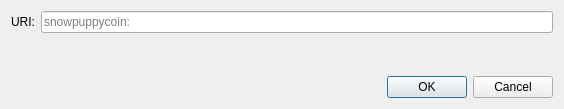
<?xml version="1.0" encoding="UTF-8"?>
<ui version="4.0">
 <class>OpenURIDialog</class>
 <widget class="QDialog" name="OpenURIDialog">
  <property name="geometry">
   <rect>
    <x>0</x>
    <y>0</y>
    <width>564</width>
    <height>109</height>
   </rect>
  </property>
  <property name="windowTitle">
   <string>Open URI</string>
  </property>
  <layout class="QVBoxLayout" name="verticalLayout">
   <item>
    <layout class="QHBoxLayout" name="horizontalLayout">
     <item>
      <widget class="QLabel" name="label">
       <property name="text">
        <string>URI:</string>
       </property>
      </widget>
     </item>
     <item>
      <widget class="QValidatedLineEdit" name="uriEdit">
       <property name="placeholderText">
        <string notr="true">snowpuppycoin:</string>
       </property>
      </widget>
     </item>
    </layout>
   </item>
   <item>
    <spacer name="verticalSpacer">
     <property name="orientation">
      <enum>Qt::Vertical</enum>
     </property>
     <property name="sizeHint" stdset="0">
      <size>
       <width>20</width>
       <height>40</height>
      </size>
     </property>
    </spacer>
   </item>
   <item>
    <widget class="QDialogButtonBox" name="buttonBox">
     <property name="orientation">
      <enum>Qt::Horizontal</enum>
     </property>
     <property name="standardButtons">
      <set>QDialogButtonBox::Cancel|QDialogButtonBox::Ok</set>
     </property>
    </widget>
   </item>
  </layout>
 </widget>
 <customwidgets>
  <customwidget>
   <class>QValidatedLineEdit</class>
   <extends>QLineEdit</extends>
   <header>qt/qvalidatedlineedit.h</header>
  </customwidget>
 </customwidgets>
 <resources/>
 <connections>
  <connection>
   <sender>buttonBox</sender>
   <signal>accepted()</signal>
   <receiver>OpenURIDialog</receiver>
   <slot>accept()</slot>
   <hints>
    <hint type="sourcelabel">
     <x>248</x>
     <y>254</y>
    </hint>
    <hint type="destinationlabel">
     <x>157</x>
     <y>274</y>
    </hint>
   </hints>
  </connection>
  <connection>
   <sender>buttonBox</sender>
   <signal>rejected()</signal>
   <receiver>OpenURIDialog</receiver>
   <slot>reject()</slot>
   <hints>
    <hint type="sourcelabel">
     <x>316</x>
     <y>260</y>
    </hint>
    <hint type="destinationlabel">
     <x>286</x>
     <y>274</y>
    </hint>
   </hints>
  </connection>
 </connections>
</ui>
